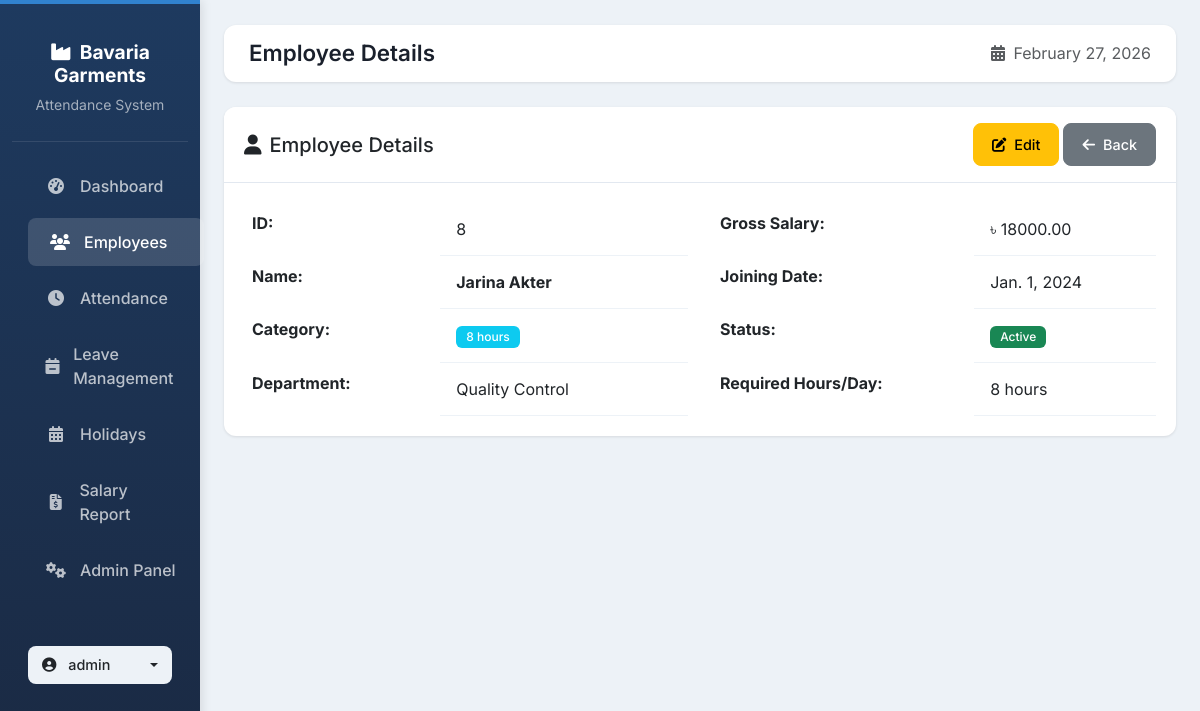
The app's page /employees/8/ (signed in) with its own data.
### apps/accounts/models.py (models this page shows, shortened)
class User(AbstractUser):
    ROLE_CHOICES = (
        ('admin', 'Admin'),
        ('hr', 'HR'),
        ('viewer', 'Viewer'),
    )
    role = models.CharField(max_length=20, choices=ROLE_CHOICES, default='viewer')
    phone = models.CharField(max_length=20, blank=True)
    address = models.TextField(blank=True)
    profile_picture = models.ImageField(upload_to='profiles/', blank=True, null=True)
    created_at = models.DateTimeField(auto_now_add=True)
    updated_at = models.DateTimeField(auto_now=True)
    class Meta:
        db_table = 'users'
        verbose_name = _('user')
        verbose_name_plural = _('users')
        ordering = ['-date_joined']
    @property
    def is_admin(self):
        return self.role == 'admin' or self.is_superuser

### apps/employees/models.py (models this page shows, shortened)
class Employee(models.Model):
    CATEGORY_CHOICES = (
        ('8 hours', '8 Hours'),
        ('11 hours', '11 Hours'),
    )
    name = models.CharField(max_length=200)
    category = models.CharField(max_length=20, choices=CATEGORY_CHOICES, default='8 hours')
    gross_salary = models.DecimalField(max_digits=10, decimal_places=2)
    department = models.CharField(max_length=100)
    joining_date = models.DateField()
    status = models.BooleanField(default=True)
    is_repeated = models.BooleanField(default=False, help_text='Mark as duplicate/repeated record')
    created_at = models.DateTimeField(auto_now_add=True)
    updated_at = models.DateTimeField(auto_now=True)
    class Meta:
        db_table = 'employees'
        verbose_name = 'Employee'
        verbose_name_plural = 'Employees'
        ordering = ['-created_at']
    @property
    def required_hours_per_day(self):
        if self.category == '8 hours':
            return 8
        elif self.category == '11 hours':
            return 11
        return 8

### apps/employees/views.py (the view)
# urls.py: path('<int:pk>/', views.EmployeeDetailView.as_view(), name='employee_detail'),
class EmployeeDetailView(LoginRequiredMixin, DetailView):
    model = Employee
    template_name = 'employees/employee_detail.html'
    context_object_name = 'employee'

### templates/employees/employee_detail.html (shortened to what this page needs)
{% extends 'base.html' %}
{% block page_title %}Employee Details{% endblock %}
{% block content %}
<div class="card">
    <div class="card-header d-flex justify-content-between align-items-center">
        <h5 class="mb-0"><i class="fas fa-user me-2"></i>Employee Details</h5>
        <div>
            <a href="{% url 'employees:employee_update' employee.pk %}" class="btn btn-warning">
                <i class="fas fa-edit me-2"></i>Edit
            </a>
            <a href="{% url 'employees:employee_list' %}" class="btn btn-secondary">
                <i class="fas fa-arrow-left me-2"></i>Back
            </a>
        </div>
    </div>
    <div class="card-body">
        <div class="row">
            <div class="col-md-6">
                <table class="table table-borderless">
                    <tr>
                        <th>ID:</th>
                        <td>{{ employee.id }}</td>
                    </tr>
                    <tr>
                        <th>Name:</th>
                        <td><strong>{{ employee.name }}</strong></td>
                    </tr>
                    <tr>
                        <th>Category:</th>
                        <td><span class="badge bg-info">{{ employee.category }}</span></td>
                    </tr>
                    <tr>
                        <th>Department:</th>
                        <td>{{ employee.department }}</td>
                    </tr>
                </table>
            </div>
            <div class="col-md-6">
                <table class="table table-borderless">
                    <tr>
                        <th>Gross Salary:</th>
                        <td>৳ {{ employee.gross_salary|floatformat:2 }}</td>
                    </tr>
                    <tr>
                        <th>Joining Date:</th>
                        <td>{{ employee.joining_date }}</td>
                    </tr>
                    <tr>
                        <th>Status:</th>
                        <td>
                            {% if employee.status %}
                            <span class="badge bg-success">Active</span>
                            {% else %}
                            <span class="badge bg-danger">Inactive</span>
                            {% endif %}
                        </td>
                    </tr>
                    <tr>
                        <th>Required Hours/Day:</th>
                        <td>{{ employee.required_hours_per_day }} hours</td>
                    </tr>
                </table>
            </div>
        </div>
    </div>
</div>
{% endblock %}

### templates/base.html (shortened to what this page needs)
{% load static %}
<!DOCTYPE html>
<html lang="en">
<head>
    <link href="https://cdn.jsdelivr.net/npm/bootstrap@5.3.0/dist/css/bootstrap.min.css" rel="stylesheet">
    <link href="https://cdnjs.cloudflare.com/ajax/libs/font-awesome/6.4.0/css/all.min.css" rel="stylesheet">
</head>
<body>
    <div class="container-fluid">
        <div class="row">
            {% if user.is_authenticated %}
            <nav class="col-md-3 col-lg-2 d-md-block sidebar collapse show">
                <div class="position-sticky pt-3">
                    <div class="brand-section">
                        <h4><i class="fas fa-industry me-2"></i>Bavaria Garments</h4>
                        <small style="color: rgba(255,255,255,0.6);">Attendance System</small>
                    </div>
                    <ul class="nav flex-column mt-3">
                        <li class="nav-item">
                            <a href="{% url 'dashboard:dashboard' %}" class="{% if request.resolver_match.url_name == 'dashboard' %}active{% endif %}">
                                <i class="fas fa-tachometer-alt"></i> Dashboard
                            </a>
                        </li>
                        {% if user.is_admin or user.is_hr %}
                        <li class="nav-item">
                            <a href="{% url 'employees:employee_list' %}" class="{% if 'employees' in request.path %}active{% endif %}">
                                <i class="fas fa-users"></i> Employees
                            </a>
                        </li>
                        <li class="nav-item">
                            <a href="{% url 'attendance:attendance_list' %}" class="{% if 'attendance' in request.path %}active{% endif %}">
                                <i class="fas fa-clock"></i> Attendance
                            </a>
                        </li>
                        <li class="nav-item">
                            <a href="{% url 'leave:leave_list' %}" class="{% if 'leave' in request.path %}active{% endif %}">
                                <i class="fas fa-calendar-minus"></i> Leave Management
                            </a>
                        </li>
                        <li class="nav-item">
                            <a href="{% url 'holidays:holiday_list' %}" class="{% if 'holidays' in request.path %}active{% endif %}">
                                <i class="fas fa-calendar-alt"></i> Holidays
                            </a>
                        </li>
                        {% endif %}
                        <li class="nav-item">
                            <a href="{% url 'dashboard:salary_report' %}" class="{% if 'salary' in request.path %}active{% endif %}">
                                <i class="fas fa-file-invoice-dollar"></i> Salary Report
                            </a>
                        </li>
                        {% if user.is_admin %}
                        <li class="nav-item">
                            <a href="/admin" target="_blank">
                                <i class="fas fa-cogs"></i> Admin Panel
                            </a>
                        </li>
                        {% endif %}
                    </ul>
                    <div class="mt-4 px-3">
                        <div class="dropdown">
                            <button class="btn user-dropdown dropdown-toggle w-100 d-flex align-items-center justify-content-between" type="button" data-bs-toggle="dropdown">
                                <span><i class="fas fa-user-circle me-2"></i> {{ user.username }}</span>
                            </button>
                        </div>
                    </div>
                </div>
            </nav>
            {% endif %}
            <main class="col-md-9 ms-sm-auto col-lg-10 px-md-4 main-content">
                {% if user.is_authenticated %}
                <nav class="modern-navbar d-flex justify-content-between align-items-center">
                    <div class="d-flex align-items-center">
                        <h1 class="page-title">{% block page_title %}Dashboard{% endblock %}</h1>
                    </div>
                    <div class="d-flex align-items-center">
                        <span class="text-muted">
                            <i class="fas fa-calendar-alt me-1"></i> {% now "F j, Y" %}
                        </span>
                    </div>
                </nav>
                {% endif %}
                {% block content %}{% endblock %}
            </main>
        </div>
    </div>
</body>
</html>

### templates/base.html (style rules this page uses)
:root { --primary-color: #1e3a5f; --primary-light: #2c5282; --primary-dark: #1a2942; --secondary-color: #4a5568; --accent-color: #3182ce; --success-color: #38a169; --danger-color: #e53e3e; --warning-color: #d69e2e; --info-color: #3182ce; --white: #ffffff; --gray-50: #f7fafc; --gray-100: #edf2f7; --gray-200: #e2e8f0; --gray-300: #cbd5e0; --gray-400: #a0aec0; --gray-500: #718096; --gray-600: #4a5568; --gray-700: #2d3748; --gray-800: #1a202c; --gray-900: #171923; }
* { font-family: 'Inter', sans-serif; }
body { font-family: 'Inter', sans-serif; background-color: var(--gray-100); color: var(--gray-800); }
.sidebar { min-height: 100vh; background: linear-gradient(180deg, var(--primary-color) 0%, var(--primary-dark) 100%); color: white; box-shadow: 2px 0 10px rgba(0,0,0,0.1); position: fixed; left: 0; top: 0; z-index: 1000; }
.sidebar::before { content: ''; position: absolute; top: 0; left: 0; right: 0; height: 4px; background: var(--accent-color); }
.sidebar .brand-section { padding: 25px 20px; text-align: center; border-bottom: 1px solid rgba(255,255,255,0.1); }
.sidebar .brand-section h4 { font-weight: 700; font-size: 1.2rem; margin-bottom: 5px; color: white; }
.sidebar a { color: rgba(255,255,255,0.7); text-decoration: none; padding: 12px 20px; display: flex; align-items: center; border-radius: 8px; margin: 4px 12px; transition: all 0.2s ease; font-weight: 500; }
.sidebar a:hover, .sidebar a.active { background: rgba(255,255,255,0.15); color: white; transform: translateX(4px); }
.sidebar a i { width: 24px; text-align: center; margin-right: 12px; font-size: 1rem; }
.main-content { padding: 25px; margin-left: 240px; min-height: 100vh; }
.modern-navbar { background: var(--white); border-radius: 12px; box-shadow: 0 1px 3px rgba(0,0,0,0.1); padding: 15px 25px; margin-bottom: 25px; }
.page-title { font-size: 1.4rem; font-weight: 600; color: var(--gray-800); margin: 0; }
.card { border: none; border-radius: 12px; box-shadow: 0 1px 3px rgba(0,0,0,0.1); margin-bottom: 24px; background: var(--white); }
.card-header { background: var(--white); border-bottom: 1px solid var(--gray-200); font-weight: 600; padding: 16px 20px; border-radius: 12px 12px 0 0 !important; }
.card-body { padding: 20px; }
.table { margin-bottom: 0; }
.table tbody tr { transition: background 0.2s ease; }
.table td { padding: 14px 16px; vertical-align: middle; border-bottom: 1px solid var(--gray-100); }
.btn { border-radius: 8px; padding: 10px 18px; font-weight: 500; transition: all 0.2s ease; font-size: 0.9rem; }
.badge { padding: 5px 10px; border-radius: 6px; font-weight: 500; font-size: 0.75rem; }
.user-dropdown { background: var(--gray-100); border-radius: 8px; padding: 8px 14px; border: none; }

### records on screen
User: username "admin"
Employee: id "8", name "Jarina Akter", category "8 hours", department "Quality Control", gross_salary "18000.00", joining_date "Jan. 1, 2024", required_hours_per_day "8"
